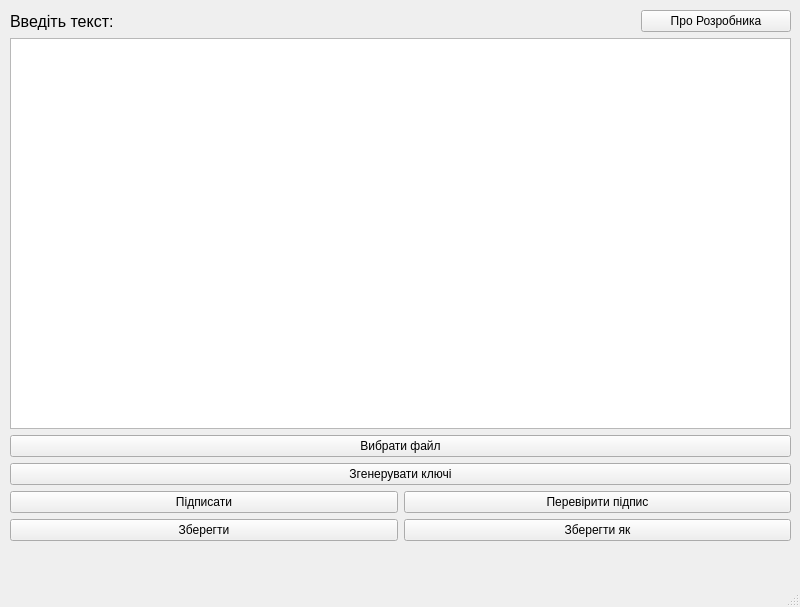
<?xml version="1.0" encoding="UTF-8"?>
<ui version="4.0">
 <class>MainWindow</class>
 <widget class="QMainWindow" name="MainWindow">
  <property name="geometry">
   <rect>
    <x>0</x>
    <y>0</y>
    <width>800</width>
    <height>607</height>
   </rect>
  </property>
  <property name="minimumSize">
   <size>
    <width>800</width>
    <height>607</height>
   </size>
  </property>
  <property name="maximumSize">
   <size>
    <width>800</width>
    <height>607</height>
   </size>
  </property>
  <property name="windowTitle">
   <string>MainWindow</string>
  </property>
  <widget class="QWidget" name="centralwidget">
   <widget class="QWidget" name="verticalLayoutWidget">
    <property name="geometry">
     <rect>
      <x>0</x>
      <y>0</y>
      <width>801</width>
      <height>551</height>
     </rect>
    </property>
    <layout class="QVBoxLayout" name="verticalLayout">
     <property name="sizeConstraint">
      <enum>QLayout::SetDefaultConstraint</enum>
     </property>
     <property name="leftMargin">
      <number>10</number>
     </property>
     <property name="topMargin">
      <number>10</number>
     </property>
     <property name="rightMargin">
      <number>10</number>
     </property>
     <property name="bottomMargin">
      <number>10</number>
     </property>
     <item>
      <layout class="QHBoxLayout" name="horizontalLayout_4">
       <item>
        <widget class="QLabel" name="label">
         <property name="enabled">
          <bool>true</bool>
         </property>
         <property name="font">
          <font>
           <pointsize>12</pointsize>
          </font>
         </property>
         <property name="text">
          <string>Введіть текст:</string>
         </property>
        </widget>
       </item>
       <item>
        <widget class="QPushButton" name="developer_info_button">
         <property name="maximumSize">
          <size>
           <width>150</width>
           <height>16777215</height>
          </size>
         </property>
         <property name="text">
          <string>Про Розробника</string>
         </property>
        </widget>
       </item>
      </layout>
     </item>
     <item>
      <widget class="QTextEdit" name="textEdit">
       <property name="font">
        <font>
         <pointsize>10</pointsize>
        </font>
       </property>
      </widget>
     </item>
     <item>
      <widget class="QPushButton" name="choose_file_button">
       <property name="text">
        <string>Вибрати файл</string>
       </property>
       <property name="autoDefault">
        <bool>false</bool>
       </property>
       <property name="default">
        <bool>false</bool>
       </property>
       <property name="flat">
        <bool>false</bool>
       </property>
      </widget>
     </item>
     <item>
      <layout class="QHBoxLayout" name="horizontalLayout_7"/>
     </item>
     <item>
      <widget class="QPushButton" name="keyGenerationButton">
       <property name="text">
        <string>Згенерувати ключі</string>
       </property>
      </widget>
     </item>
     <item>
      <layout class="QHBoxLayout" name="horizontalLayout">
       <item>
        <widget class="QPushButton" name="signButton">
         <property name="text">
          <string>Підписати</string>
         </property>
        </widget>
       </item>
       <item>
        <widget class="QPushButton" name="verifyButton">
         <property name="text">
          <string>Перевірити підпис</string>
         </property>
        </widget>
       </item>
      </layout>
     </item>
     <item>
      <layout class="QHBoxLayout" name="horizontalLayout_2">
       <item>
        <widget class="QPushButton" name="save_button">
         <property name="text">
          <string>Зберегти</string>
         </property>
        </widget>
       </item>
       <item>
        <widget class="QPushButton" name="save_as_button">
         <property name="text">
          <string>Зберегти як</string>
         </property>
        </widget>
       </item>
      </layout>
     </item>
    </layout>
   </widget>
  </widget>
  <widget class="QMenuBar" name="menubar">
   <property name="geometry">
    <rect>
     <x>0</x>
     <y>0</y>
     <width>800</width>
     <height>26</height>
    </rect>
   </property>
  </widget>
  <widget class="QStatusBar" name="statusbar"/>
 </widget>
 <resources/>
 <connections/>
</ui>
